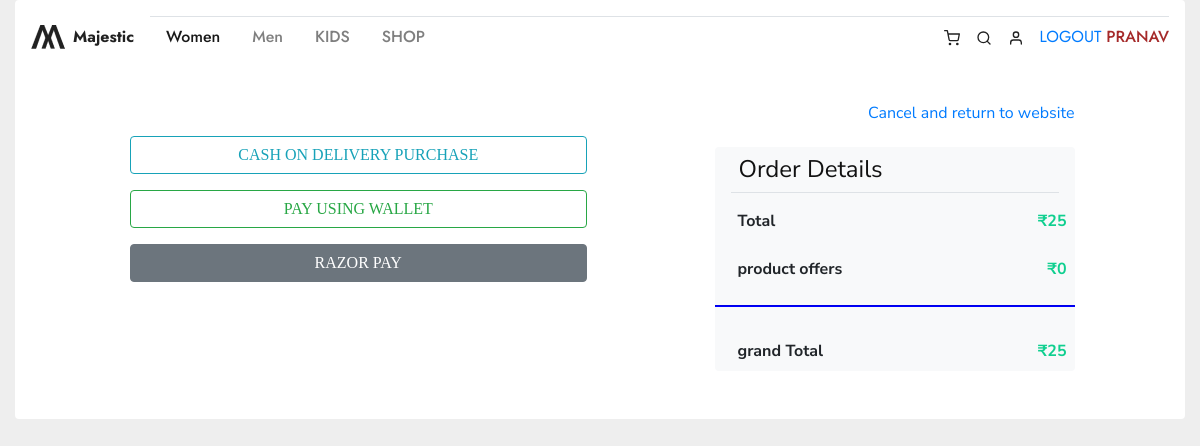
Page /purchase/1/1 (signed in) on the committed database.
### admins/models.py (models this page shows, shortened)
class Accounts(AbstractBaseUser):
    first_name = models.CharField(max_length=50)
    last_name = models.CharField(max_length=50)
    username = models.CharField(max_length=50, unique=True)
    email = models.EmailField(max_length=100,unique=True)
    phone_number = models.CharField(max_length=50,blank=True, unique=True)
    profile_pic = models.ImageField(upload_to = 'photos/profile_pic', blank = True, max_length=300)
    date_joined = models.DateTimeField(auto_now_add=True)
    last_login = models.DateTimeField(auto_now_add=True)
    is_admin =  models.BooleanField(default=False)
    is_staff = models.BooleanField(default=True)
    is_active = models.BooleanField(default=True)
    is_superadmin = models.BooleanField(default=False)
    referal_code = models.UUIDField(default=uuid.uuid4)
    USERNAME_FIELD = 'email'
    REQUIRED_FIELDS = ['username', 'first_name', 'last_name','phone_number']
    objects = Manager()

### cart_orders/models.py (models this page shows, shortened)
class Cart(models.Model):
    user = models.OneToOneField(Accounts, on_delete=models.CASCADE, blank=True, null=True)
    grand_total = models.IntegerField(blank=True, null=True)
    coupon_offer = models.IntegerField(default=0)

### user_side/views.py (the view)
# urls.py: path('purchase/<int:check>/<int:id>',views.purchase),
def purchase(request,check,id):
    try:
        print('now')
        cart_product = request.session.get('cart_product')
        print(cart_product)
        cart = CartProduct.objects.get(id=cart_product)
        if request.method == "POST":
            return redirect(checkout,check,id)
        return render(request,'purchase.html',{'check':check, 'id':id,'carts': cart, 'offer':cart.product.offer} )
    except:
        cart = Cart.objects.get(user = id)
        if cart.grand_total>0:
            if request.method == "POST":
                request.session['cash'] = True
                return redirect(checkout,check,id)
            cartproduct = CartProduct.objects.filter(cart=cart)
            total_offer = 0
            for pros in cartproduct:
                total_offer = pros.product.offer*pros.quantity+total_offer
            if cart.coupon_offer > 0:
                total_offer = total_offer+cart.coupon_offer
                print('nowss')
            return render(request,'purchase.html',{'check':check, 'id':id,'cart': cart, 'offer':total_offer} )
        else:
            return redirect(first)

### user_side/templates/purchase.html (shortened to what this page needs)
{% extends 'navbar.html' %}
{% load mathfilters %}
{% block content %}
{% load static %}
<div class="container rounded bg-white pt-7">
    <div class="row d-flex justify-content-center pb-5">
        <div class="col-sm-5 col-md-5 ml-1">
            <div class="py-4 d-flex flex-row">
            </div>
            <div class="pt-2">
                <form class="pb-3" method="POST" action="/purchase/{{check}}/{{id}}">
                <div>
                    <button class="btn btn-outline-info btn-block" style="font-family: 'Times New Roman, Times, serif'; text-transform: uppercase;" type="submit">CASH ON DELIVERY PURCHASE</button>
                </div>
            </form>
            <div class="mb-3">
                <a  href="/pay_using wallet/{{check}}" class="btn btn-outline-success btn-block" style="font-family: 'Times New Roman, Times, serif'; text-transform: uppercase;" type="submit">PAY USING WALLET</a>
            </div>
            <a class="mt-3" href="/payment/{{id}}/{{check}}"><button class="btn btn-secondary btn-block" style="font-family: 'Times New Roman, Times, serif'; text-transform: uppercase;" type="submit">RAZOR PAY</button></a>
            </div>
            <div id="paypal-button-container" class="pt-3"></div>
        </div>
        {% if cart %}
        <div class="col-sm-3 col-md-4 offset-md-1 mobile">
            <div class="py-4 d-flex justify-content-end">
                <h6><a href="#">Cancel and return to website</a></h6>
            </div>
            <div class="bg-light rounded d-flex flex-column">
                <div class="p-2 ml-3"><h4>Order Details</h4></div>
                <div class="border-top px-4 mx-3"></div>
                <div class="p-2 d-flex pt-3">
                    <div class="col-8"><b>Total</b></div>
                    <div class="ml-auto"><b class="green">₹{{cart.grand_total}}</b></div>
                </div>
                <div class="p-2 d-flex pt-3">
                    <div class="col-8"><b>product offers</b></div>
                    <div class="ml-auto"><b class="green">₹{{offer}}</b></div>
                </div>
                <hr style="color: blue;" >
                <div class="p-2 d-flex pt-3">
                    <div class="col-8"><b> grand Total</b></div>
                    <div class="ml-auto"><b class="green">₹{{cart.grand_total|sub:offer}}</b></div>
                </div>
            </div>
        </div>
        {% endif %}
    </div>
</div>
{% endblock %}

### user_side/templates/navbar.html (shortened to what this page needs)
{% load static %}
<!DOCTYPE html>
<html lang="en-US" dir="ltr">
  <head>
    <link rel="stylesheet" href="{% static 'product/css/bootstrap.min.css' %}" type="text/css">
    <link rel="stylesheet" href="{% static 'product/css/font-awesome.min.css' %}" type="text/css">
    <link rel="stylesheet" href="{% static 'product/css/elegant-icons.css' %}" type="text/css">
    <link rel="stylesheet" href="{% static 'product/css/magnific-popup.css' %}" type="text/css">
    <link rel="stylesheet" href="{% static 'product/css/nice-select.css' %}" type="text/css">
    <link rel="stylesheet" href="{% static 'product/css/owl.carousel.min.css' %}" type="text/css">
    <link rel="stylesheet" href="{% static 'product/css/slicknav.min.css' %}" type="text/css">
    <link rel="stylesheet" href="{% static 'product/css/style.css' %}" type="text/css">
    <link rel="stylesheet" href="https://maxcdn.bootstrapcdn.com/bootstrap/4.0.0/css/bootstrap.min.css">
    <link rel="stylesheet" href="https://stackpath.bootstrapcdn.com/bootstrap/4.0.0/js/bootstrap.bundle.min.js">
    <link rel="stylesheet" href="https://cdnjs.cloudflare.com/ajax/libs/jquery/3.2.1/jquery.min.js">
    <link rel="stylesheet" href="https://cdnjs.cloudflare.com/ajax/libs/font-awesome/4.7.0/css/font-awesome.min.css">
    <link rel="stylesheet" href="https://pyscript.net/alpha/pyscript.css" />
    <link href="{% static 'assets/css/theme.css' %}" rel="stylesheet" />
    <link rel="stylesheet" href="{% static 'shop/css/bootstrap.min.css' %}" type="text/css">
    <link rel="stylesheet" href="{% static 'shop/css/font-awesome.min.css' %}" type="text/css">
    <link rel="stylesheet" href="{% static 'shop/css/elegant-icons.css' %}" type="text/css">
    <link rel="stylesheet" href="{% static 'shop/css/magnific-popup.css' %}" type="text/css">
    <link rel="stylesheet" href="{% static 'shop/css/nice-select.css' %}" type="text/css">
    <link rel="stylesheet" href="{% static 'shop/css/owl.carousel.min.css' %}" type="text/css">
    <link rel="stylesheet" href="{% static 'shop/css/slicknav.min.css' %}" type="text/css">
    <link rel="stylesheet" href="{% static 'shop/css/style.css' %}" type="text/css">
  </head>
  <body>
    <main class="main" id="top">
      <nav class="navbar navbar-expand-lg navbar-light fixed-top py-3 d-block" data-navbar-on-scroll="data-navbar-on-scroll">
        <div class="container"><a class="navbar-brand d-inline-flex" href="/"><img class="d-inline-block" src="{% static 'assets/img/gallery/logo.png' %}" alt="logo" /><span class="text-1000 fs-0 fw-bold ms-2">Majestic</span></a>
          <div class="collapse navbar-collapse border-top border-lg-0 mt-4 mt-lg-0" id="navbarSupportedContent">
            <ul class="navbar-nav me-auto mb-2 mb-lg-0">
              <li class="nav-item px-2"><a class="nav-link fw-medium active" aria-current="page" href="/filter?main=5">Women</a></li>
              <li class="nav-item px-2"><a class="nav-link fw-medium" href="/filter?main=4">Men</a></li>
              <li class="nav-item px-2"><a class="nav-link fw-medium" href="/filter?main=6">KIDS</a></li>
              <li class="nav-item px-2"><a class="nav-link fw-medium" href="/shop">SHOP</a></li>
            </ul>
            <form class="d-flex"><a class="text-1000" href="/cart/{{user.id}}">
                </a><a class="text-1000" href="#!">
                <svg class="feather feather-search me-3" xmlns="http://www.w3.org/2000/svg" width="16" height="16" viewBox="0 0 24 24" fill="none" stroke="currentColor" stroke-width="2" stroke-linecap="round" stroke-linejoin="round">
                  <circle cx="11" cy="11" r="8"></circle>
                  <line x1="21" y1="21" x2="16.65" y2="16.65"></line>
                </svg></a>
                <a class="text-1000" href="/user_profile/{{user.id}}">
                <svg class="feather feather-user me-3" xmlns="http://www.w3.org/2000/svg" width="16" height="16" viewBox="0 0 24 24" fill="none" stroke="currentColor" stroke-width="2" stroke-linecap="round" stroke-linejoin="round">
                  <path d="M20 21v-2a4 4 0 0 0-4-4H8a4 4 0 0 0-4 4v2"></path>
                  <circle cx="12" cy="7" r="4"></circle>
                </svg></a>
                <a class="text-1000" href="#!">
                {% if  user.username %}
                <a href="/signout">LOGOUT <span style="text-transform: uppercase; font-weight: 500;  color:brown;">{{user.username}}</span> </a>
                {% else %}
                <a href="/signin">Login </a>
               {% endif %}
              </form>
          </div>
        </div>
      </nav>
      {% block content %}
      {% endblock %}

### static/product/css/style.css (style rules this page uses)
html, body { height: 100%; font-family: "Nunito Sans", sans-serif; -webkit-font-smoothing: antialiased; }
h1, h2, h3, h4, h5, h6 { margin: 0; color: #111111; font-weight: 400; font-family: "Nunito Sans", sans-serif; }
h4 { font-size: 24px; }
h6 { font-size: 16px; }
img { max-width: 100%; }
ul, ol { padding: 0; margin: 0; }
@media only screen and (min-width: 1200px) { .container { max-width: 1170px; } }

### static/shop/css/style.css (style rules this page uses)
html, body { height: 100%; font-family: "Nunito Sans", sans-serif; -webkit-font-smoothing: antialiased; }
h1, h2, h3, h4, h5, h6 { margin: 0; color: #111111; font-weight: 400; font-family: "Nunito Sans", sans-serif; }
h4 { font-size: 24px; }
h6 { font-size: 16px; }
img { max-width: 100%; }
ul, ol { padding: 0; margin: 0; }
@media only screen and (min-width: 1200px) { .container { max-width: 1170px; } }

### user_side/templates/purchase.html (style rules this page uses)
body { background-color: #eeeeee; }
.green { color: rgb(15, 207, 143); font-weight: 680; }

### rows in the picture
Accounts: username "PRANAV"
Cart: grand_total "25", grand_total|sub "25"

### other values in the picture
{{ offer }} "0"
